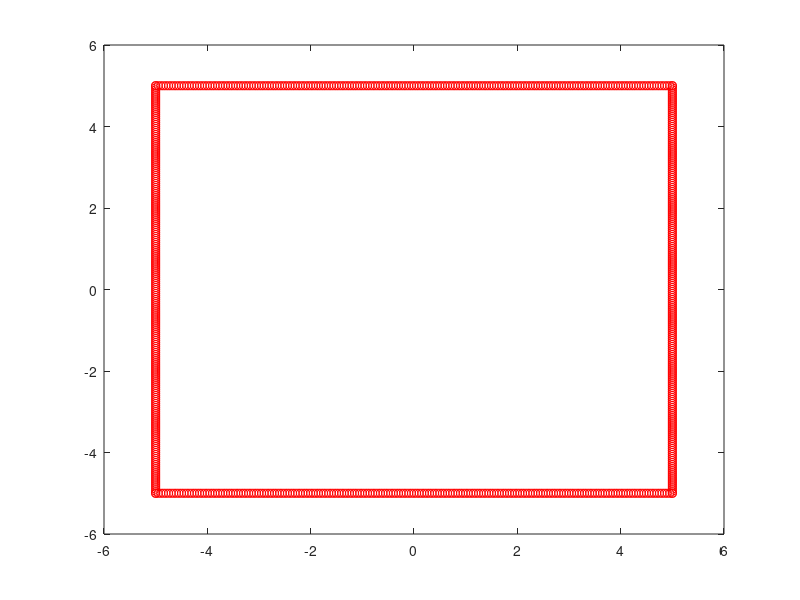

The MATLAB script that drew this image:
clear all;
r=5;
steps=20;

x=-r:1/steps:r;

y=zeros(length(x),1);
y(:)=r;
x=x';

x2=[x;x];
x2=[x2;y];
x2=[x2;-y];

y2=[y; -y];
y2=[y2;x];
y2=[y2;x];


plot(x2,y2,'or')
% plot(x,y,'or',x,-y,'ob',y,x,'og',-y,x,'og')